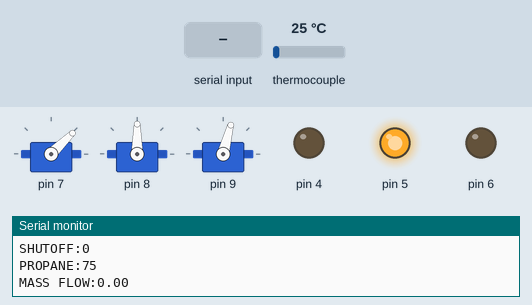
Recording of a sketch running on a simulated Arduino Mega 2560, built with avr-gcc and run on an emulated ATmega2560. On the bench: 3 × servo, output pins drawn as LEDs (lit = HIGH), the last lines printed to the serial monitor. The inputs (shaded band) are chosen by the test bench; at power-on: thermocouple 25 °C.

Above: at 1.2 s.
1.3 s: "PROPANE:\n" received over Serial
At 2.4 s:
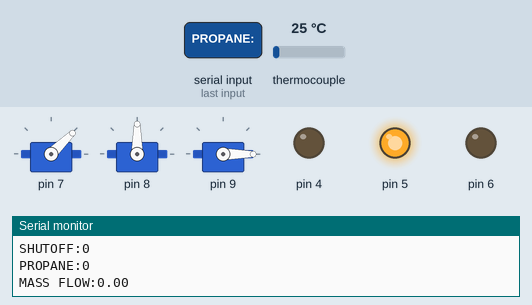
2.9 s: "PUMP:90\n" received over Serial
At 3.6 s:
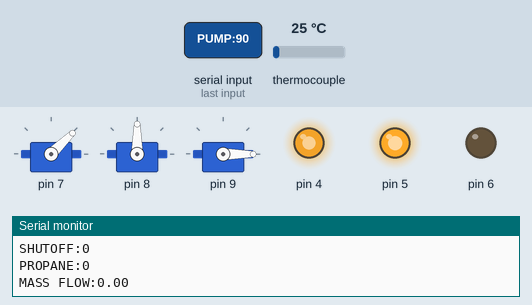
4.6 s: "PUMP: 45\n" received over Serial
At 5.9 s:
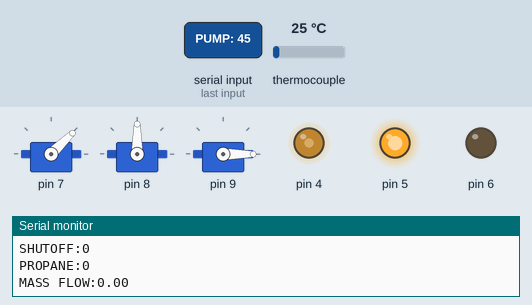
6.4 s: "ENGINE:90\n" received over Serial
At 7.1 s:
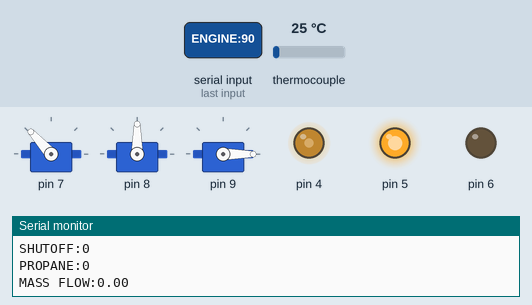
8.1 s: "ENGINE: 45\n" received over Serial
At 8.5 s:
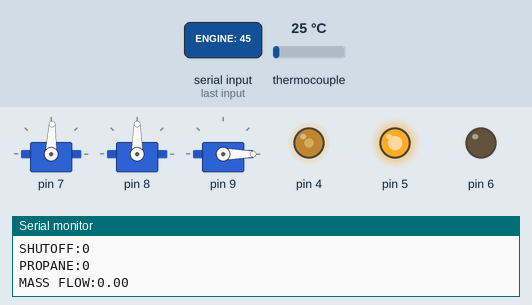
9.6 s: "SHUTOFF: 45\n" received over Serial
At 10.9 s:
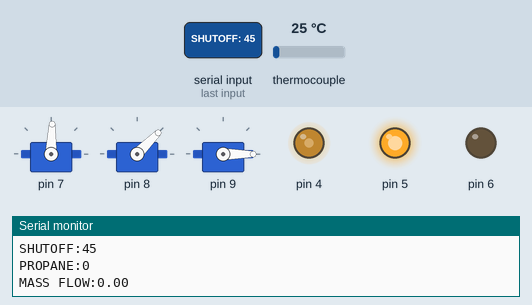
Timing chart, 0 to 12.3 s (numbered marks = the images above; inputs shaded):
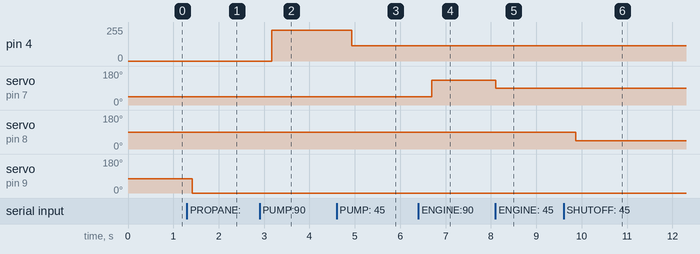

Measured:
- after the input at 1.3 s, servo on pin 9: 75° → 0° after 0.11 s
- after the input at 2.9 s, pin 4: 0/255 → 229/255 after 0.27 s
- after the input at 4.6 s, pin 4: 229/255 → 114/255 after 0.33 s
- after the input at 6.4 s, servo on pin 7: 44° → 132° after 0.30 s
- after the input at 8.1 s, servo on pin 7: 132° → 88° at once
- after the input at 9.6 s, servo on pin 8: 90° → 45° after 0.27 s

The sketch:

endurance_gcu.ino
```cpp
#include <Servo.h>
#include <Arduino.h>
#include "max6675.h"
#include "HX711.h"

class Thermocouple {
  public:
    Thermocouple(int SO, int CS, int SCK):
      thermo(SCK, CS, SO) {}

    float getTemp() {
      float temp = thermo.readCelsius();
      delay(250);
      return temp;
    }

    MAX6675 thermo;
};

class Pump {
  public:
    Pump(int enA, int in1, int in2):
      enA(enA),
      in1(in1),
      in2(in2) {}

    void start() {
      pinMode(enA, OUTPUT);
      pinMode(in1, OUTPUT);
	    pinMode(in2, OUTPUT);
    }

    void run(int speed) {
      currentSpeed = speed;
      speed = map(speed, 0, 100, 0, 255);
      analogWrite(enA, speed);
      digitalWrite(in1, HIGH);
      digitalWrite(in2, LOW);
    }


    void stop() {
      digitalWrite(in1, LOW);
      digitalWrite(in2, LOW);
    }

    int getSpeed() {
      return currentSpeed;
    }

  private:
    int enA;
    int in1;
    int in2;
    int currentSpeed;
};

class ServoMotor {
  public:
    ServoMotor(int servoPin):
      servoPin(servoPin) {}

    void start() {
      servo.attach(servoPin);
    }

    void rotate(int degrees) {
      degrees = constrain(degrees, 0, 180);
      currentAngle = degrees;
      servo.write(degrees);
    }

    int getAngle() {
      return currentAngle;
    }

  private:
    int servoPin;
    Servo servo;
    int currentAngle;
};

class Engine {
  public:
    Engine(int escPin):
      escPin(escPin){}

    void start() {
      esc.attach(escPin);
      esc.writeMicroseconds(1000);
    }

    void run(int speed) {
      currentSpeed = speed;
      speed = map(speed, 0, 100, 1000, 2000);
      esc.writeMicroseconds(speed);
    }

    int getSpeed() {
      return currentSpeed;
    }


  private:
    Servo esc;
    int escPin;
    int currentSpeed;
};

class Weight {
  public:
    Weight() {
      lastTime = millis();
      lastWeight = 0.0;
    }

    float getWeight() {
      Serial2.print("W\r");
      if (Serial2.available() > 0) {
        String weightData = "";
        while (Serial2.available()) {
          char received = Serial2.read();
          weightData += received;
        }
        return extractWeight(weightData);
      }
      return -1;
    }

    float getMassFlowRate(int sampleSize) {
        unsigned long currTime = millis();

        float sum = 0.0;
        for (int i = 0; i < sampleSize; i++) sum += getWeight();
        float currWeight = sum / sampleSize;

        if (currWeight < 0) return lastFlowRate;
        float dW = currWeight - lastWeight;
        float dT = (currTime - lastTime) / 1000.0;
        lastTime = currTime;
        lastWeight = currWeight;

        float flowRate = (dT > 0) ? (dW / dT) : 0;
        if (abs(flowRate) < 0.1) flowRate = 0;
        if (flowRate < 0) return lastFlowRate;

        lastFlowRate = flowRate;
        return lastFlowRate;
    }

  private:
    unsigned long lastTime;
    float lastWeight;
    float lastFlowRate = 0.0;

    float extractWeight(String data) {
      data.trim();
      int spaceIndex = data.indexOf(' ');
      if (spaceIndex != -1) {
        String weightString = data.substring(spaceIndex);
        weightString.trim();
        return weightString.toFloat();
      }
      return 0.0;
    }
};

Weight weight;
Thermocouple therm(3, 10, 13);
Pump pump(4, 5, 6);
Engine engine(7);
ServoMotor shutoff(8);
ServoMotor propane(9);

void setup() {
  Serial.begin(57600);
  Serial2.begin(9600);
  pump.start();
  engine.start();
  shutoff.start();
  propane.start();
  initializeActuators();
}

void loop() {
  // Read command from GUI and execute cooresponding action
  if (Serial.available()) {
    String command = Serial.readStringUntil('\n');
    if (command.startsWith("PUMP:")) {
      int speed = command.substring(5).toInt();
      pump.run(speed);
    } else if (command.startsWith("ENGINE:")) {
      int speed = command.substring(7).toInt();
      engine.run(speed);
    } else if (command.startsWith("SHUTOFF:")) {
      int angle = command.substring(8).toInt();
      shutoff.rotate(angle);
    } else if (command.startsWith("PROPANE:")) {
      int angle = command.substring(8).toInt();
      propane.rotate(angle);
    }
  }

  // Send status of components to GUI
  Serial.println("TEMP:" + String(therm.getTemp()));
  Serial.println("PUMP:" + String(pump.getSpeed()));
  Serial.println("ENGINE:" + String(engine.getSpeed()));
  Serial.println("SHUTOFF:" + String(shutoff.getAngle()));
  Serial.println("PROPANE:" + String(propane.getAngle()));
  Serial.println("MASS FLOW:" + String(weight.getMassFlowRate(4)));
  delay(100);
}

void initializeActuators() {
  Serial.println("STATUS:INITIALIZING ACTUATORS");
  pump.run(0);
  engine.run(0);
  propane.rotate(75);
}
```
